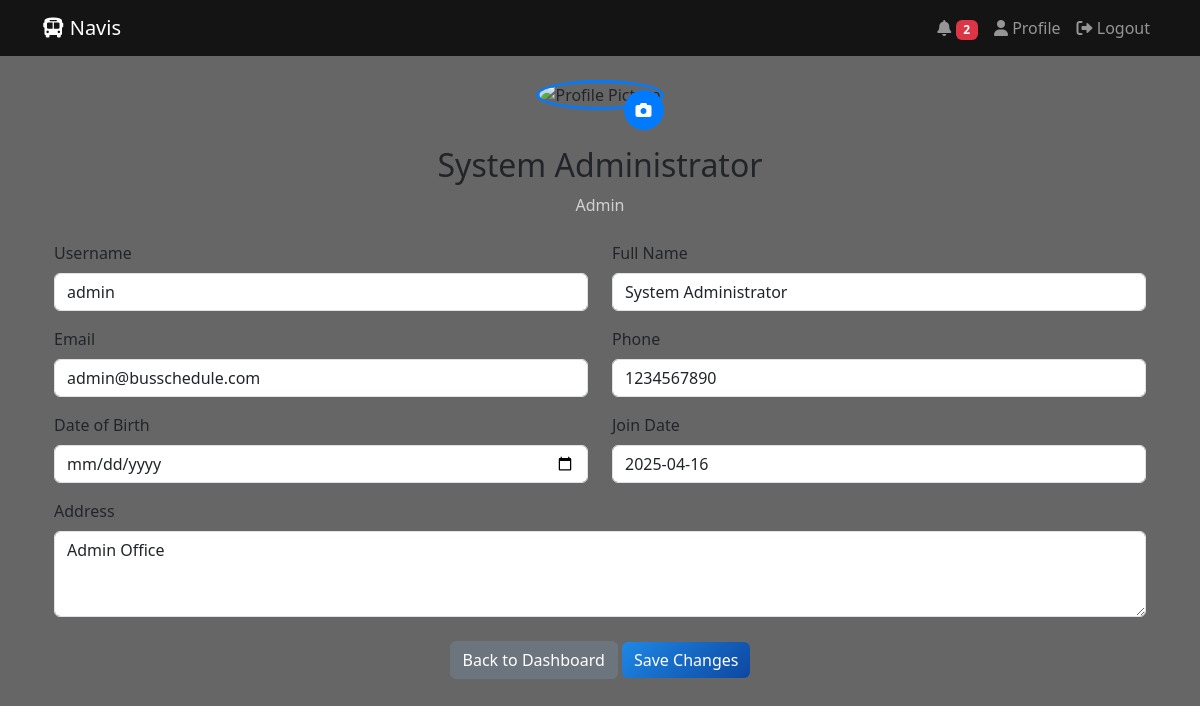
The app's page /profile (signed in) with its own data.
### app.py (models this page shows)
class User(UserMixin, db.Model):
    id = db.Column(db.Integer, primary_key=True)
    username = db.Column(db.String(150), unique=True, nullable=False)
    password = db.Column(db.String(200), nullable=False)
    role = db.Column(db.String(20), nullable=False)  # admin or driver
    full_name = db.Column(db.String(200), nullable=False)
    email = db.Column(db.String(200), nullable=False)
    phone = db.Column(db.String(20), nullable=False)
    address = db.Column(db.Text)
    join_date = db.Column(db.DateTime, default=datetime.utcnow)
    last_login = db.Column(db.DateTime)
    is_active = db.Column(db.Boolean, default=True)
    profile_pic = db.Column(db.String(255))
    emergency_contact = db.Column(db.String(200))
    license_number = db.Column(db.String(100))
    license_expiry = db.Column(db.Date)

### app.py (the view)
@app.route('/profile')
@login_required
def profile():
    if current_user.role == 'driver':
        license = DriverLicense.query.filter_by(driver_username=current_user.username).first()
        return render_template('profile.html', user=current_user, license=license)
    return render_template('profile.html', user=current_user)

### app.py (called while the page is built)
@login_manager.user_loader
def load_user(user_id):
    return User.query.get(int(user_id))

@app.context_processor
def inject_user():
    return dict(current_user=current_user)

@app.context_processor
def inject_notifications():
    unread_count = 0
    if current_user.is_authenticated:
        unread_count = Notification.query.filter_by(
            recipient_username=current_user.username,
            is_read=False
        ).count()
    return dict(unread_count=unread_count)

### templates/profile.html (shortened to what this page needs)
{% extends "base.html" %}
{% block content %}
<div class="container">
    <div class="text-center mb-4">
        <div class="profile-pic-container">
            <img src="{{ url_for('static', filename='profile_pics/' + user.profile_pic) if user.profile_pic else url_for('static', filename='profile_pics/default.png') }}"
                 alt="Profile Picture" class="profile-pic" id="profilePic">
            <label for="profilePicInput" class="edit-pic-btn">
                <i class="fas fa-camera"></i>
            </label>
        </div>
        <h2 class="mt-3">{{ user.full_name }}</h2>
        <p class="text-muted">{{ user.role.title() }}</p>
    </div>
    <form method="POST" action="{{ url_for('update_profile') }}" enctype="multipart/form-data">
        <div class="row mb-3">
            <div class="col-md-6">
                <label for="username" class="form-label">Username</label>
                <input type="text" class="form-control" id="username" value="{{ user.username }}" readonly>
            </div>
            <div class="col-md-6">
                <label for="full_name" class="form-label">Full Name</label>
                <input type="text" class="form-control" id="full_name" name="full_name" value="{{ user.full_name }}" required>
            </div>
        </div>
        <div class="row mb-3">
            <div class="col-md-6">
                <label for="email" class="form-label">Email</label>
                <input type="email" class="form-control" id="email" name="email" value="{{ user.email }}" required>
            </div>
            <div class="col-md-6">
                <label for="phone" class="form-label">Phone</label>
                <input type="tel" class="form-control" id="phone" name="phone" value="{{ user.phone }}" required>
            </div>
        </div>
        <div class="row mb-3">
            <div class="col-md-6">
                <label for="dob" class="form-label">Date of Birth</label>
                <input type="date" class="form-control" id="dob" name="dob" value="{{ user.dob }}">
            </div>
            <div class="col-md-6">
                <label for="join_date" class="form-label">Join Date</label>
                <input type="text" class="form-control" id="join_date" value="{{ user.join_date.strftime('%Y-%m-%d') }}" readonly>
            </div>
        </div>
        <div class="mb-3">
            <label for="address" class="form-label">Address</label>
            <textarea class="form-control" id="address" name="address" rows="3">{{ user.address }}</textarea>
        </div>
        <div class="text-center mt-4">
            <a href="{{ url_for('admin_dashboard') if user.role == 'admin' else url_for('driver_dashboard') }}" class="btn btn-secondary">Back to Dashboard</a>
            <button type="submit" class="btn btn-primary">Save Changes</button>
        </div>
    </form>
</div>
{% endblock %}

### templates/profile.html (style rules this page uses)
.profile-pic { width: 150px; height: 150px; border-radius: 50%; object-fit: cover; margin-bottom: 20px; border: 3px solid #007bff; }
.profile-pic-container { position: relative; display: inline-block; }
.edit-pic-btn { position: absolute; bottom: 0; right: 0; background: #007bff; color: white; border-radius: 50%; width: 40px; height: 40px; display: flex; align-items: center; justify-content: center; cursor: pointer; }
.btn-primary { background-color: #007bff; border-color: #007bff; }

### records on screen
User: full_name "System Administrator", role "Admin", username "admin", email "admin@busschedule.com", phone "1234567890", join_date "2025-04-16", address "Admin Office"

### other values on screen
{{ unread_count }} "2"
